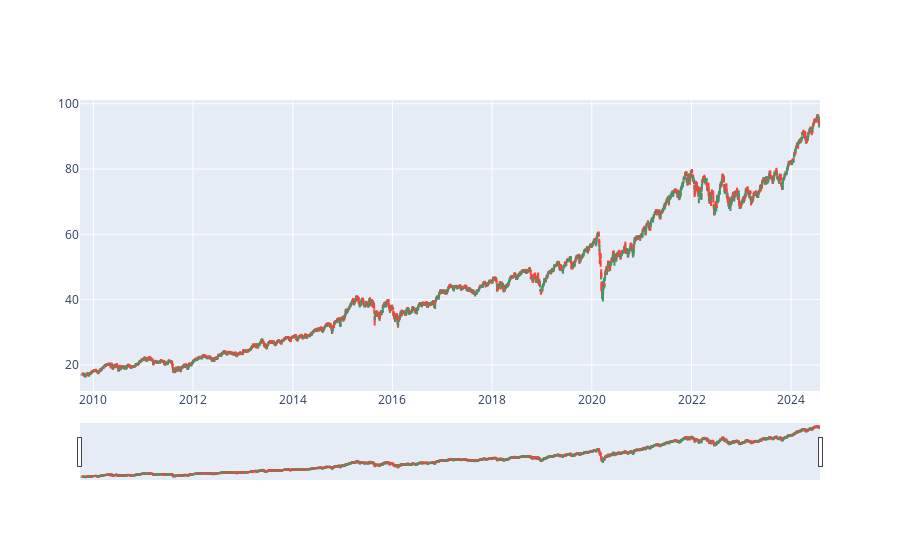

Notebook cell for this chart:
### Markdown cell above
## Additional code

### Code cell
ticker = 'IWDA.AS'
df_IWDA = yf.download(ticker)

go.Figure(data=[go.Candlestick(
    x=df_IWDA.index,
    open=df_IWDA['Open'],
    high=df_IWDA['High'],
    low=df_IWDA['Low'],
    close=df_IWDA['Close'])])

### Figure 1 — Plotly figure (JSON) as saved in the notebook; plotly's stock layout.template omitted (floating-point values rounded to 4 significant figures; data arrays with more than 128 entries replaced by an {"elided": "..."} marker saying what was removed)
{"data": [{"close": {"elided": "3801 float values"}, "high": {"elided": "3801 float values"}, "low": {"elided": "3801 float values"}, "open": {"elided": "3801 float values"}, "type": "candlestick", "x": {"elided": "3801 str values"}}], "layout": {}}
